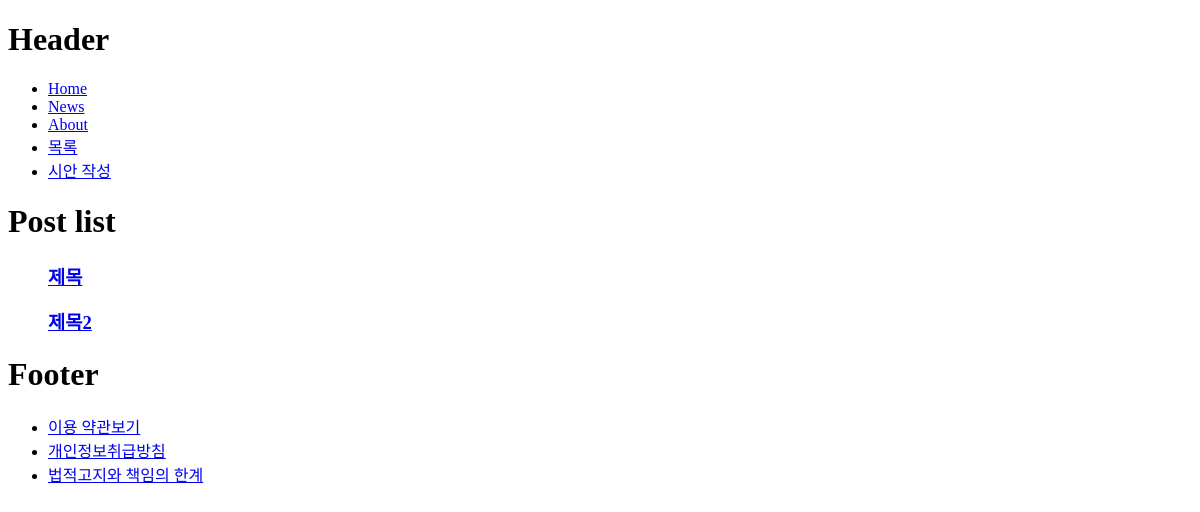
/posts/, run on an earlier commit of the app's database.
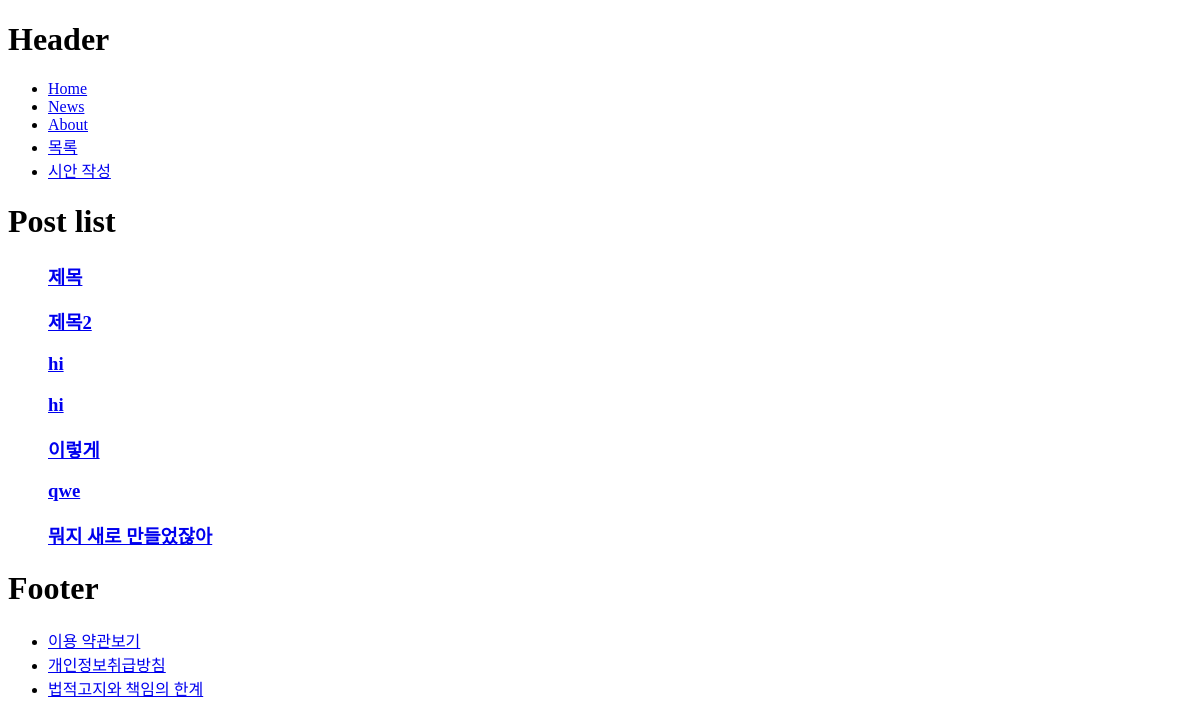
And on a later commit of the database.
### wpsblog/models.py (models this page shows, shortened)
class Post(models.Model):
    title = models.CharField(
            max_length = 120,
    )
    content = models.TextField()
    def get_absolute_url(self):
        return reverse(
            "posts:detail",
            kwargs = {
                "post_id" : self.id,
            }
        )

### wpsblog/views/posts/lists.py (the view)
def lists(request):
    return render(request,
        "posts/lists.html",
        {
            "posts": Post.objects.all() # 여기의 posts가 template으로 날아감
        },
        )

### wpsblog/templates/posts/lists.html (shortened to what this page needs)
{% extends "base.html" %}
{% block content %}
<h1>Post list</h1>
<ul>
    {% for post in posts %}
    <a href="{{ post.get_absolute_url }}">
    <h3>{{ post.title }}</h3>
    </a>
    {% endfor %}
</ul>
{% endblock %}

What changed in the data, as far as the page shows it:
added Post: title "hi"
added Post: title "hi"
added Post: title "이렇게"
added Post: title "qwe"
added Post: title "뭐지 새로 만들었잖아"
